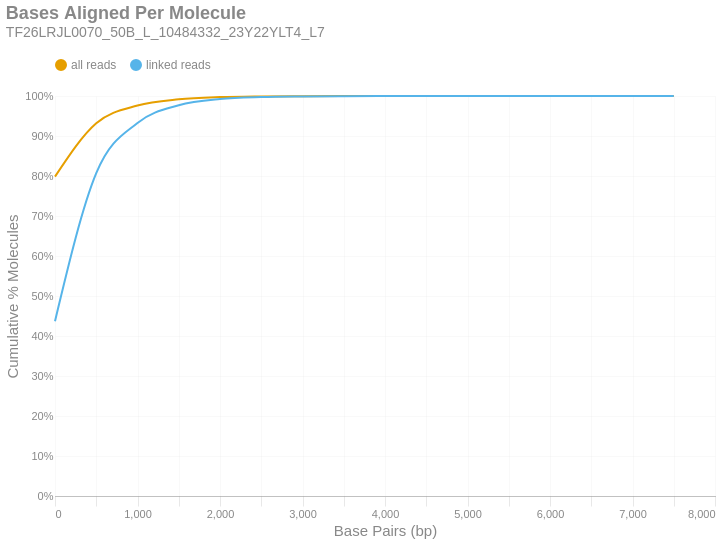

Notebook code cell kept with this figure:
### Markdown cell above
### Bases Aligned Per Molecule
This is a cumulative frequency distribution showing the number of base pairs aligned per unique molecule. These data are shown in 500 bp bins. There are two distributions: one with `all reads` (yellow) and another with only `linked reads` (blue). The percent of molecules in the `linked reads` distribution is relative to the total number of linked molecules.

### Code cell
if SKIPLR:
    print_html(f"Skipped")
else:
    binned_df = consolidated_hist(valids['aligned_bp'], mask, 500, True)
    with SafeRender(binned_df):
        (
            density_plot(binned_df, 'Bases Aligned Per Molecule', samplename, 'basesper')
            .encode(
                x=alt.X('bin:Q', title="Base Pairs (bp)").axis(tickMinStep=500).scale(padding=0),
                y=alt.Y('value:Q', title='Cumulative % Molecules')
                    .axis(format='%')
                    .scale(domain = [0,1])
                    .stack(False),
                color=alt.Color("key:N").scale(domain = ["all reads", "linked reads"]),
                tooltip = [
                    alt.Tooltip("key:N", title = "Data Type"),
                    alt.Tooltip("range_label:N", title="Bases Aligned Per Molecule"),
                    alt.Tooltip("value:Q", format = ".2%", title="% Molecules (Cum.)")
                ]
            )
        ).display()

### Figure 1 — Vega-Lite specification as saved in the notebook (floating-point values rounded to 4 significant figures)
{"width": "container", "height": 400, "config": {"title": {"anchor": "start", "dy": -15, "fontSize": 18, "color": "#888888", "subtitleColor": "#888888", "subtitleFontSize": 14}, "arc": {"fill": "#0072B2"}, "axis": {"domainColor": "#888888", "domainWidth": 0.5, "gridWidth": 0.2, "grid": false, "titleFontWeight": 400, "titleFontSize": 15, "labelFontSize": 11, "labelColor": "#888888", "tickColor": "#888888", "tickWidth": 0.2, "titleColor": "#888888"}, "axisBand": {"grid": false}, "axisX": {"grid": true, "tickSize": 10, "domainCap": "round"}, "axisY": {"domain": false, "grid": true, "tickSize": 0, "domainCap": "round"}, "background": "transparent", "header": {"labelFontSize": 15, "labelColor": "#888888", "titleFontSize": 15, "titleFontWeight": 600, "titleColor": "#888888"}, "legend": {"labelFont": "sans-serif", "labelFontSize": 12, "labelColor": "#888888", "symbolSize": 100, "symbolType": "circle", "titleFontSize": 12, "titlePadding": 10, "titleColor": "#888888", "title": null, "orient": "top"}, "range": {"category": ["#E69F00", "#56B4E9", "#009E73", "#F0E442", "#0072B2", "#D55E00", "#CC79A7", "#000000"], "diverging": ["#cfe8f3", "#a2d4ec", "#73bfe2", "#46abdb", "#1696d2", "#12719e"]}, "area": {"fill": "#0072B2", "fillOpacity": 0.7, "line": true, "strokeOpacity": 0.7}, "line": {"color": "#0072B2", "stroke": "#0072B2", "strokeWidth": 2}, "trail": {"color": "#0072B2", "stroke": "#0072B2", "strokeWidth": 0, "size": 1}, "point": {"filled": true, "fillOpacity": 1.0, "size": 95}, "text": {"color": "#888888", "fontSize": 11, "align": "right", "fontWeight": 400, "size": 11}, "bar": {"fill": "#0072B2", "stroke": null}, "view": {"stroke": null, "continuousWidth": 660, "continuousHeight": 400}}, "data": {"name": "data-729579842b3bef9270fd963123882cd4"}, "mark": {"type": "line", "interpolate": "monotone", "point": {"opacity": 0, "size": 275}}, "encoding": {"color": {"field": "key", "scale": {"domain": ["all reads", "linked reads"]}, "type": "nominal"}, "tooltip": [{"field": "key", "title": "Data Type", "type": "nominal"}, {"field": "range_label", "title": "Bases Aligned Per Molecule", "type": "nominal"}, {"field": "value", "format": ".2%", "title": "% Molecules (Cum.)", "type": "quantitative"}], "x": {"axis": {"tickMinStep": 500}, "field": "bin", "scale": {"padding": 0}, "title": "Base Pairs (bp)", "type": "quantitative"}, "y": {"axis": {"format": "%"}, "field": "value", "scale": {"domain": [0, 1]}, "stack": false, "title": "Cumulative % Molecules", "type": "quantitative"}}, "params": [{"name": "param_c36ac31b6afebe62", "select": {"type": "point", "fields": ["key"]}, "bind": "legend"}], "title": {"text": "Bases Aligned Per Molecule", "subtitle": "TF26LRJL0070_50B_L_10484332_23Y22YLT4_L7"}, "transform": [{"fold": ["all reads (cumsum)", "linked reads (cumsum)"]}, {"calculate": "replace(datum.key, ' (cumsum)', '')", "as": "key"}, {"filter": {"param": "param_c36ac31b6afebe62"}}], "usermeta": {"embedOptions": {"downloadFileName": "TF26LRJL0070_50B_L_10484332_23Y22YLT4_L7.basesper"}}, "$schema": "https://vega.github.io/schema/vega-lite/v6.4.1.json", "datasets": {"data-729579842b3bef9270fd963123882cd4": [{"bin": "0.0", "interval": "0.0-500.0", "all reads": 0.7984, "linked reads": 0.4371, "all reads (cumsum)": 0.7984, "linked reads (cumsum)": 0.4371, "range_label": "0-499"}, {"bin": "500.0", "interval": "500.0-1000.0", "all reads": 0.1334, "linked reads": 0.3698, "all reads (cumsum)": 0.9318, "linked reads (cumsum)": 0.8069, "range_label": "500-999"}, {"bin": "1000.0", "interval": "1000.0-1500.0", "all reads": 0.04443, "linked reads": 0.1258, "all reads (cumsum)": 0.9763, "linked reads (cumsum)": 0.9327, "range_label": "1000-1499"}, {"bin": "1500.0", "interval": "1500.0-2000.0", "all reads": 0.01556, "linked reads": 0.04414, "all reads (cumsum)": 0.9918, "linked reads (cumsum)": 0.9768, "range_label": "1500-1999"}, {"bin": "2000.0", "interval": "2000.0-2500.0", "all reads": 0.005473, "linked reads": 0.01553, "all reads (cumsum)": 0.9973, "linked reads (cumsum)": 0.9923, "range_label": "2000-2499"}, {"bin": "2500.0", "interval": "2500.0-3000.0", "all reads": 0.001755, "linked reads": 0.004978, "all reads (cumsum)": 0.999, "linked reads (cumsum)": 0.9973, "range_label": "2500-2999"}, {"bin": "3000.0", "interval": "3000.0-3500.0", "all reads": 0.0005803, "linked reads": 0.001646, "all reads (cumsum)": 0.9996, "linked reads (cumsum)": 0.9989, "range_label": "3000-3499"}, {"bin": "3500.0", "interval": "3500.0-4000.0", "all reads": 0.0002377, "linked reads": 0.0006742, "all reads (cumsum)": 0.9999, "linked reads (cumsum)": 0.9996, "range_label": "3500-3999"}, {"bin": "4000.0", "interval": "4000.0-4500.0", "all reads": 8.264e-05, "linked reads": 0.0002344, "all reads (cumsum)": 0.9999, "linked reads (cumsum)": 0.9999, "range_label": "4000-4499"}, {"bin": "4500.0", "interval": "4500.0-5000.0", "all reads": 3.016e-05, "linked reads": 8.556e-05, "all reads (cumsum)": 1.0, "linked reads (cumsum)": 0.9999, "range_label": "4500-4999"}, {"bin": "5000.0", "interval": "5000.0-5500.0", "all reads": 1.508e-05, "linked reads": 4.278e-05, "all reads (cumsum)": 1.0, "linked reads (cumsum)": 1.0, "range_label": "5000-5499"}, {"bin": "5500.0", "interval": "5500.0-6000.0", "all reads": 3.619e-06, "linked reads": 1.027e-05, "all reads (cumsum)": 1.0, "linked reads (cumsum)": 1.0, "range_label": "5500-5999"}, {"bin": "6000.0", "interval": "6000.0-6500.0", "all reads": 1.81e-06, "linked reads": 5.134e-06, "all reads (cumsum)": 1.0, "linked reads (cumsum)": 1.0, "range_label": "6000-6499"}, {"bin": "6500.0", "interval": "6500.0-7000.0", "all reads": 6.032e-07, "linked reads": 1.711e-06, "all reads (cumsum)": 1.0, "linked reads (cumsum)": 1.0, "range_label": "6500-6999"}, {"bin": "7000.0", "interval": "7000.0-7500.0", "all reads": 6.032e-07, "linked reads": 1.711e-06, "all reads (cumsum)": 1.0, "linked reads (cumsum)": 1.0, "range_label": "7000-7499"}, {"bin": "7500.0", "interval": "7500.0-8000.0", "all reads": 6.032e-07, "linked reads": 1.711e-06, "all reads (cumsum)": 1.0, "linked reads (cumsum)": 1.0, "range_label": "7500-7999"}]}}
